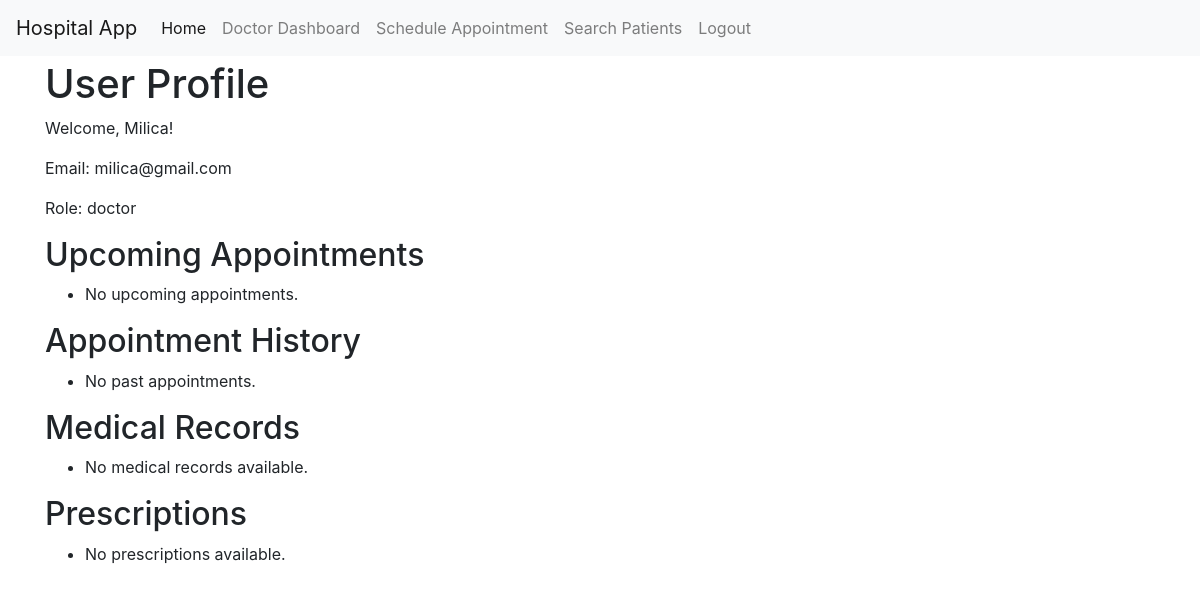
The page /profile (signed in) on the database its author committed.
### models.py (models this page shows, shortened)
class User(UserMixin, db.Model):
    __tablename__ = 'user'
    id = db.Column(db.Integer, primary_key=True)
    email = db.Column(db.String(120), index=True, unique=True, nullable=False)
    password_hash = db.Column(db.String(128), nullable=False)
    role = db.Column(db.String(20), default='patient', nullable=False)  # role: admin, doctor, patient
    appointments = db.relationship('Appointment', backref='doctor', lazy=True, foreign_keys='Appointment.doctor_id')  # Specify foreign key
    medical_records = db.relationship('MedicalRecord', backref='patient', lazy=True)
    name = db.Column(db.String(64), index=True)
    specialization = db.Column(db.String(100), nullable=True)
    position = db.Column(db.String(100), nullable=True)  # Staff

### app.py (the view)
@app.route('/profile')
@login_required
def profile():
    now = datetime.now()
    appointments = Appointment.query.filter_by(patient_id=current_user.id).order_by(Appointment.appointment_date, Appointment.appointment_time).all()
    medical_records = MedicalRecord.query.filter_by(patient_id=current_user.id).all()
    prescriptions = Prescription.query.filter_by(patient_id=current_user.id).all()
    return render_template('patient/profile.html', appointments=appointments, medical_records=medical_records, prescriptions=prescriptions, now=now)

### app.py (called while the page is built)
@login_manager.user_loader
def load_user(user_id):
    return db.session.get(User, int(user_id))

### templates/patient/profile.html
{% extends 'base.html' %} {% block title %}Profile{% endblock %} {% block
content %}
<h1>User Profile</h1>
<p>Welcome, {{ current_user.name }}!</p>
<p>Email: {{ current_user.email }}</p>
<p>Role: {{ current_user.role }}</p>
<h2>Upcoming Appointments</h2>
<ul>
	{% for appointment in appointments if appointment.appointment_date >
	now.date() or (appointment.appointment_date == now.date() and
	appointment.appointment_time >= now.time()) %}
	<li>
		{{ appointment.appointment_date.strftime('%Y-%m-%d') }} {{
		appointment.appointment_time.strftime('%H:%M') }} - Doctor: {{
		appointment.doctor.name }} ({{ appointment.doctor.specialization }})
	</li>
	{% else %}
	<li>No upcoming appointments.</li>
	{% endfor %}
</ul>
<h2>Appointment History</h2>
<ul>
	{% for appointment in appointments if appointment.appointment_date <
	now.date() or (appointment.appointment_date == now.date() and
	appointment.appointment_time < now.time()) %}
	<li>
		{{ appointment.appointment_date.strftime('%Y-%m-%d') }} {{
		appointment.appointment_time.strftime('%H:%M') }} - Doctor: {{
		appointment.doctor.name }} ({{ appointment.doctor.specialization }})
	</li>
	{% else %}
	<li>No past appointments.</li>
	{% endfor %}
</ul>
<h2>Medical Records</h2>
<ul>
	{% for record in medical_records %}
	<li>{{ record.id }} - {{ record.report }}</li>
	{% else %}
	<li>No medical records available.</li>
	{% endfor %}
</ul>
<h2>Prescriptions</h2>
<ul>
	{% for prescription in prescriptions %}
	<li>
		{{ prescription.date.strftime('%Y-%m-%d %H:%M') }} - {{
		prescription.medication }}: {{ prescription.dosage }} ({{
		prescription.instructions }})
	</li>
	{% else %}
	<li>No prescriptions available.</li>
	{% endfor %}
</ul>
{% endblock %}

### templates/base.html (style rules this page uses)
body { padding-top: 60px; }

### rows shown on the page
User: name "Milica", email "milica@gmail.com", role "doctor"
